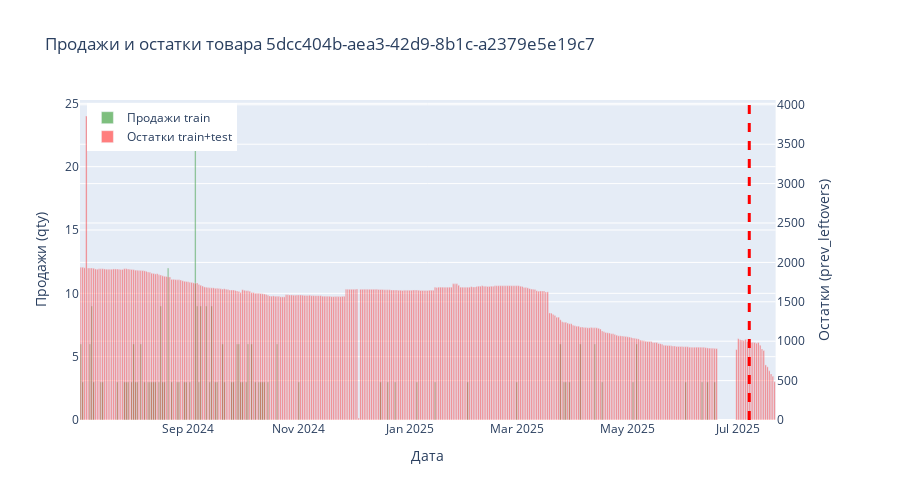

This figure's notebook cell:
### Code cell
nm_id = '5dcc404b-aea3-42d9-8b1c-a2379e5e19c7'
visualiser(nm_id)

### Figure 1 — Plotly figure (JSON) as saved in the notebook; plotly's stock layout.template omitted (floating-point values rounded to 4 significant figures; data arrays with more than 128 entries replaced by an {"elided": "..."} marker saying what was removed)
{"data": [{"marker": {"color": "green"}, "name": "Продажи train", "opacity": 0.5, "type": "bar", "x": {"elided": "373 str values"}, "xaxis": "x", "y": {"elided": "373 float values"}, "yaxis": "y"}, {"marker": {"color": "red"}, "name": "Остатки train+test", "opacity": 0.5, "type": "bar", "x": {"elided": "373 str values"}, "xaxis": "x", "y": {"elided": "373 int values"}, "yaxis": "y2"}], "layout": {"height": 500, "hovermode": "x unified", "legend": {"x": 0.01, "y": 0.99}, "shapes": [{"line": {"color": "red", "dash": "dash", "width": 3}, "type": "line", "x0": "2025-07-07T00:00:00", "x1": "2025-07-07T00:00:00", "y0": 0, "y1": 1, "yref": "paper"}], "showlegend": true, "title": {"text": "Продажи и остатки товара 5dcc404b-aea3-42d9-8b1c-a2379e5e19c7"}, "xaxis": {"anchor": "y", "domain": [0, 0.94], "title": {"text": "Дата"}}, "yaxis": {"anchor": "x", "domain": [0, 1], "title": {"text": "Продажи (qty)"}}, "yaxis2": {"anchor": "x", "overlaying": "y", "side": "right", "title": {"text": "Остатки (prev_leftovers)"}}}}
